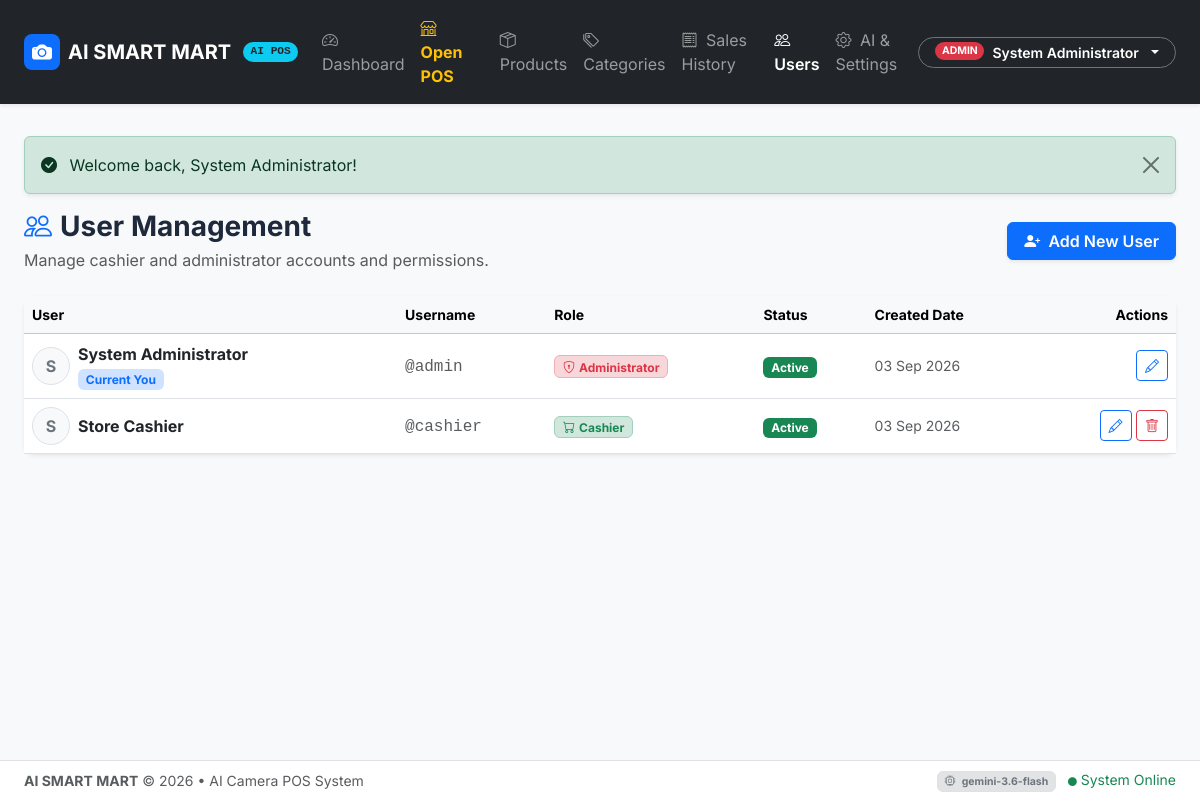
The page /admin/users.php (signed in) on the database its author committed.
### tables this page shows
CREATE TABLE `users` (
  `id` INT AUTO_INCREMENT PRIMARY KEY,
  `username` VARCHAR(50) NOT NULL UNIQUE,
  `password_hash` VARCHAR(255) NOT NULL,
  `full_name` VARCHAR(100) NOT NULL,
  `role` ENUM('admin', 'cashier') NOT NULL DEFAULT 'cashier',
  `status` ENUM('active', 'inactive') NOT NULL DEFAULT 'active',
  `created_at` TIMESTAMP DEFAULT CURRENT_TIMESTAMP,
  `updated_at` TIMESTAMP DEFAULT CURRENT_TIMESTAMP ON UPDATE CURRENT_TIMESTAMP
);

### config/config.php (called while the page is built, shortened)
<?php
function base_url(string $path = ''): string {
    static $baseUrl = null;
    if ($baseUrl === null) {
        $protocol = (!empty($_SERVER['HTTPS']) && $_SERVER['HTTPS'] !== 'off' || ($_SERVER['SERVER_PORT'] ?? 80) == 443) ? "https://" : "http://";
        $host = $_SERVER['HTTP_HOST'] ?? 'localhost';
        $docRoot = str_replace('\\', '/', $_SERVER['DOCUMENT_ROOT'] ?? '');
        $appRoot = str_replace('\\', '/', realpath(__DIR__ . '/..'));
        $subDir = '';
        if ($docRoot && str_starts_with($appRoot, $docRoot)) {
            $subDir = substr($appRoot, strlen($docRoot));
        } else {
            $subDir = '/ai_pos_system';
        }
        $subDir = rtrim($subDir, '/');
        $baseUrl = $protocol . $host . $subDir;
    }
    return $baseUrl . '/' . ltrim($path, '/');
}
function get_setting(string $key, $default = null): mixed {
    static $settingsCache = null;
    if ($settingsCache === null) {
        $settingsCache = [];
        try {
            $pdo = get_db_connection();
            $stmt = $pdo->query("SELECT setting_key, setting_value FROM settings");
            while ($row = $stmt->fetch()) {
                $settingsCache[$row['setting_key']] = $row['setting_value'];
            }
        } catch (Exception $e) {
        }
    }
    return $settingsCache[$key] ?? $default;
}
function format_date(string $datetime, string $format = 'd M Y, h:i A'): string {
    $ts = strtotime($datetime);
    return date($format, $ts);
}
function clean(?string $value): string {
    return htmlspecialchars((string)$value, ENT_QUOTES, 'UTF-8');
}

### config/auth.php (called while the page is built, shortened)
<?php
require_once __DIR__ . '/config.php';
function is_logged_in(): bool {
    return !empty($_SESSION['user_id']) && !empty($_SESSION['user_role']);
}
function current_user(): ?array {
    return [
        'id'        => $_SESSION['user_id'],
        'username'  => $_SESSION['user_username'] ?? '',
        'full_name' => $_SESSION['user_fullname'] ?? '',
        'role'      => $_SESSION['user_role'] ?? '',
    ];
}
function is_admin(): bool {
    return is_logged_in() && ($_SESSION['user_role'] === 'admin');
}

### admin/users.php (the view, shortened to what this page needs)
<?php
require_once __DIR__ . '/../config/config.php';
require_once __DIR__ . '/../config/auth.php';
$pdo = get_db_connection();
$currentAdminId = $_SESSION['user_id'];
$users = $pdo->query("SELECT * FROM users ORDER BY role ASC, full_name ASC")->fetchAll();
require_once __DIR__ . '/../includes/header.php';
?>
<div class="d-flex flex-wrap justify-content-between align-items-center mb-4 gap-3">
    <div>
        <h3 class="fw-bold mb-1"><i class="bi bi-people text-primary me-2"></i>User Management</h3>
        <p class="text-muted mb-0">Manage cashier and administrator accounts and permissions.</p>
    </div>
    <button type="button" class="btn btn-primary fw-semibold px-3 shadow-sm" data-bs-toggle="modal" data-bs-target="#addUserModal">
        <i class="bi bi-person-plus-fill me-1"></i> Add New User
    </button>
</div>
<div class="card border-0 shadow-sm">
    <div class="card-body p-0">
        <div class="table-responsive">
            <table class="table table-hover align-middle mb-0">
                <thead class="table-light small">
                    <tr>
                        <th>User</th>
                        <th>Username</th>
                        <th>Role</th>
                        <th>Status</th>
                        <th>Created Date</th>
                        <th class="text-end" style="width: 140px;">Actions</th>
                    </tr>
                </thead>
                <tbody>
                    <?php foreach ($users as $u): ?>
                        <tr>
                            <td>
                                <div class="d-flex align-items-center gap-2">
                                    <div class="rounded-circle bg-light border d-flex align-items-center justify-content-center fw-bold text-secondary" style="width: 38px; height: 38px;">
                                        <?= strtoupper(substr($u['full_name'], 0, 1)) ?>
                                    </div>
                                    <div>
                                        <span class="fw-bold text-dark d-block"><?= clean($u['full_name']) ?></span>
                                        <?php if ($u['id'] === $currentAdminId): ?>
                                            <small class="badge bg-primary-subtle text-primary">Current You</small>
                                        <?php endif; ?>
                                    </div>
                                </div>
                            </td>
                            <td><span class="font-monospace text-muted">@<?= clean($u['username']) ?></span></td>
                            <td>
                                <?php if ($u['role'] === 'admin'): ?>
                                    <span class="badge bg-danger-subtle text-danger border border-danger-subtle"><i class="bi bi-shield-lock me-1"></i>Administrator</span>
                                <?php else: ?>
                                    <span class="badge bg-success-subtle text-success border border-success-subtle"><i class="bi bi-cart me-1"></i>Cashier</span>
                                <?php endif; ?>
                            </td>
                            <td>
                                <?php if ($u['status'] === 'active'): ?>
                                    <span class="badge bg-success">Active</span>
                                <?php else: ?>
                                    <span class="badge bg-secondary">Inactive</span>
                                <?php endif; ?>
                            </td>
                            <td class="text-muted small"><?= format_date($u['created_at'], 'd M Y') ?></td>
                            <td class="text-end">
                                <button type="button" class="btn btn-sm btn-outline-primary" onclick="openEditUserModal(<?= htmlspecialchars(json_encode($u)) ?>)" title="Edit">
                                    <i class="bi bi-pencil"></i>
                                </button>
                                <?php if ($u['id'] !== $currentAdminId): ?>
                                    <button type="button" class="btn btn-sm btn-outline-danger" onclick="confirmDeleteUser(<?= $u['id'] ?>, '<?= addslashes(clean($u['full_name'])) ?>')" title="Delete">
                                        <i class="bi bi-trash"></i>
                                    </button>
                                <?php endif; ?>
                            </td>
                        </tr>
                    <?php endforeach; ?>
                </tbody>
            </table>
        </div>
    </div>
</div>
<?php require_once __DIR__ . '/../includes/footer.php'; ?>

### includes/header.php (shortened to what this page needs)
<?php
require_once __DIR__ . '/../config/config.php';
require_once __DIR__ . '/../config/auth.php';
$currentUser = current_user();
$shopName = get_setting('shop_name', 'AI SMART MART');
$currentPage = basename($_SERVER['PHP_SELF']);
$currentDir = basename(dirname($_SERVER['PHP_SELF']));
?>
<!DOCTYPE html>
<html lang="en">
<head>
    <link href="https://cdn.jsdelivr.net/npm/bootstrap@5.3.3/dist/css/bootstrap.min.css" rel="stylesheet">
    <link href="https://cdn.jsdelivr.net/npm/bootstrap-icons@1.11.3/font/bootstrap-icons.min.css" rel="stylesheet">
    <link rel="stylesheet" href="<?= base_url('assets/css/style.css') ?>">
    <link rel="stylesheet" href="<?= base_url('assets/css/receipt.css') ?>">
</head>
<body class="d-flex flex-column min-vh-100 bg-light">
<nav class="navbar navbar-expand-lg navbar-dark bg-dark sticky-top shadow-sm py-2">
    <div class="container-fluid px-3 px-lg-4">
        <a class="navbar-brand d-flex align-items-center gap-2 fw-bold text-white" href="<?= is_admin() ? base_url('admin/index.php') : base_url('pos/index.php') ?>">
            <span class="badge bg-primary rounded-3 p-2 d-inline-flex align-items-center justify-content-center">
                <i class="bi bi-camera-fill fs-5"></i>
            </span>
            <span><?= clean($shopName) ?></span>
            <span class="badge bg-info text-dark rounded-pill fw-semibold ms-1 font-monospace" style="font-size: 0.7rem;">AI POS</span>
        </a>
        <div class="collapse navbar-collapse" id="navbarContent">
            <ul class="navbar-nav me-auto mb-2 mb-lg-0 align-items-lg-center">
                <?php if (is_admin()): ?>
                    <li class="nav-item">
                        <a class="nav-link <?= ($currentDir === 'admin' && $currentPage === 'index.php') ? 'active fw-semibold' : '' ?>" href="<?= base_url('admin/index.php') ?>">
                            <i class="bi bi-speedometer2 me-1"></i> Dashboard
                        </a>
                    </li>
                    <li class="nav-item">
                        <a class="nav-link <?= ($currentDir === 'pos' && $currentPage === 'index.php') ? 'active fw-semibold text-warning' : 'text-warning' ?>" href="<?= base_url('pos/index.php') ?>">
                            <i class="bi bi-shop me-1"></i> <strong>Open POS</strong>
                        </a>
                    </li>
                    <li class="nav-item">
                        <a class="nav-link <?= ($currentDir === 'admin' && ($currentPage === 'products.php' || $currentPage === 'product_form.php')) ? 'active fw-semibold' : '' ?>" href="<?= base_url('admin/products.php') ?>">
                            <i class="bi bi-box-seam me-1"></i> Products
                        </a>
                    </li>
                    <li class="nav-item">
                        <a class="nav-link <?= ($currentDir === 'admin' && $currentPage === 'categories.php') ? 'active fw-semibold' : '' ?>" href="<?= base_url('admin/categories.php') ?>">
                            <i class="bi bi-tags me-1"></i> Categories
                        </a>
                    </li>
                    <li class="nav-item">
                        <a class="nav-link <?= ($currentDir === 'admin' && $currentPage === 'sales.php') ? 'active fw-semibold' : '' ?>" href="<?= base_url('admin/sales.php') ?>">
                            <i class="bi bi-receipt me-1"></i> Sales History
                        </a>
                    </li>
                    <li class="nav-item">
                        <a class="nav-link <?= ($currentDir === 'admin' && $currentPage === 'users.php') ? 'active fw-semibold' : '' ?>" href="<?= base_url('admin/users.php') ?>">
                            <i class="bi bi-people me-1"></i> Users
                        </a>
                    </li>
                    <li class="nav-item">
                        <a class="nav-link <?= ($currentDir === 'admin' && $currentPage === 'settings.php') ? 'active fw-semibold' : '' ?>" href="<?= base_url('admin/settings.php') ?>">
                            <i class="bi bi-gear me-1"></i> AI & Settings
                        </a>
                    </li>
                <?php endif; ?>
            </ul>
            <div class="d-flex align-items-center gap-2 mt-3 mt-lg-0">
                <?php if ($currentUser): ?>
                    <div class="dropdown">
                        <button class="btn btn-dark border border-secondary text-white dropdown-toggle d-flex align-items-center gap-2 py-1 px-3 rounded-pill" type="button" data-bs-toggle="dropdown" aria-expanded="false">
                            <span class="badge <?= is_admin() ? 'bg-danger' : 'bg-success' ?> rounded-pill text-uppercase" style="font-size: 0.65rem;">
                                <?= clean($currentUser['role']) ?>
                            </span>
                            <span class="small fw-semibold"><?= clean($currentUser['full_name']) ?></span>
                        </button>
                    </div>
                <?php else: ?>
                    <a href="<?= base_url('login.php') ?>" class="btn btn-outline-light btn-sm px-3 rounded-pill">Sign In</a>
                <?php endif; ?>
            </div>
        </div>
    </div>
</nav>
<main class="flex-grow-1">
    <div class="container-fluid px-3 px-lg-4 py-3">
        <?php require_once __DIR__ . '/alerts.php'; ?>

### assets/css/style.css (style rules this page uses)
:root { --primary-color: #2563eb; --primary-hover: #1d4ed8; --secondary-color: #475569; --accent-camera: #8b5cf6; --accent-success: #10b981; --card-shadow: 0 4px 6px -1px rgba(0, 0, 0, 0.07), 0 2px 4px -2px rgba(0, 0, 0, 0.05); --card-shadow-lg: 0 10px 15px -3px rgba(0, 0, 0, 0.08), 0 4px 6px -4px rgba(0, 0, 0, 0.05); }
body { font-family: 'Inter', -apple-system, BlinkMacSystemFont, "Segoe UI", Roboto, sans-serif; color: #1e293b; background-color: #f8fafc; }
.card { border: 1px solid #e2e8f0; border-radius: 0.75rem; box-shadow: var(--card-shadow); transition: transform 0.15s ease, box-shadow 0.15s ease; }

### rows shown on the page
users: role "ADMIN", full_name "System Administrator", full_name "S", shows "Current You", username "admin", status "Active", created_at "03 Sep 2026"
users: full_name "S", full_name "Store Cashier", username "cashier", role "cashier" (drawn), status "Active", created_at "03 Sep 2026"

### other values the page prints
$shopName "AI SMART MART"
$flash['message'] "Welcome back, System Administrator!"
get_setting('shop_name', 'AI SMART MART') "AI SMART MART"
get_setting('gemini_model', 'gemini-3.6-flash') "gemini-3.6-flash"
